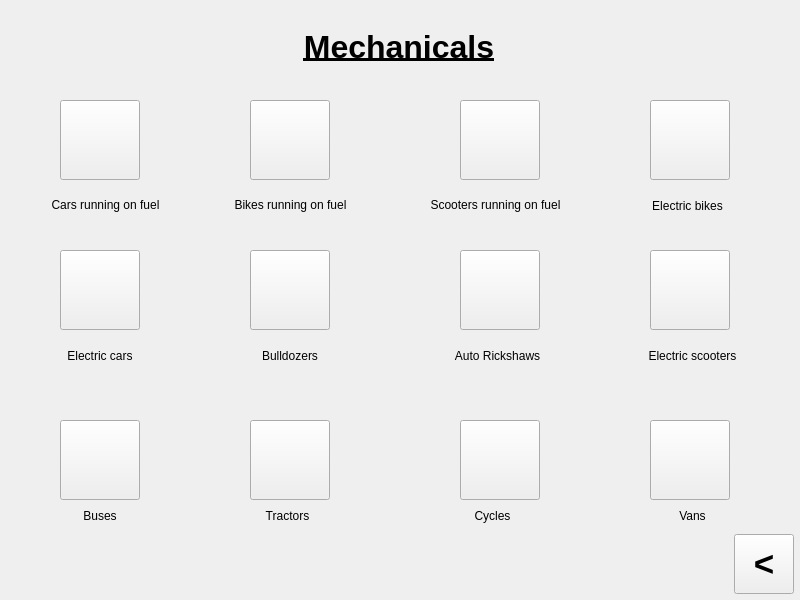
<?xml version="1.0" encoding="UTF-8"?>
<ui version="4.0">
 <class>MainWindow</class>
 <widget class="QMainWindow" name="MainWindow">
  <property name="geometry">
   <rect>
    <x>0</x>
    <y>0</y>
    <width>800</width>
    <height>600</height>
   </rect>
  </property>
  <property name="minimumSize">
   <size>
    <width>800</width>
    <height>600</height>
   </size>
  </property>
  <property name="maximumSize">
   <size>
    <width>800</width>
    <height>600</height>
   </size>
  </property>
  <property name="windowTitle">
   <string>SWEEP</string>
  </property>
  <property name="windowIcon">
   <iconset>
    <normaloff>logo.jpg</normaloff>logo.jpg</iconset>
  </property>
  <widget class="QWidget" name="centralwidget">
   <widget class="QPushButton" name="pushButton_back">
    <property name="geometry">
     <rect>
      <x>734</x>
      <y>534</y>
      <width>60</width>
      <height>60</height>
     </rect>
    </property>
    <property name="minimumSize">
     <size>
      <width>60</width>
      <height>60</height>
     </size>
    </property>
    <property name="maximumSize">
     <size>
      <width>60</width>
      <height>60</height>
     </size>
    </property>
    <property name="font">
     <font>
      <pointsize>26</pointsize>
      <weight>75</weight>
      <bold>true</bold>
     </font>
    </property>
    <property name="text">
     <string>&lt;</string>
    </property>
   </widget>
   <widget class="QLabel" name="label">
    <property name="geometry">
     <rect>
      <x>300</x>
      <y>25</y>
      <width>198</width>
      <height>45</height>
     </rect>
    </property>
    <property name="styleSheet">
     <string notr="true">color: black</string>
    </property>
    <property name="text">
     <string>&lt;html&gt;&lt;head/&gt;&lt;body&gt;&lt;p align=&quot;center&quot;&gt;&lt;span style=&quot; font-size:24pt; font-weight:600; text-decoration: underline;&quot;&gt;Mechanicals&lt;/span&gt;&lt;/p&gt;&lt;/body&gt;&lt;/html&gt;</string>
    </property>
   </widget>
   <widget class="QLabel" name="label_11">
    <property name="geometry">
     <rect>
      <x>60</x>
      <y>500</y>
      <width>80</width>
      <height>33</height>
     </rect>
    </property>
    <property name="styleSheet">
     <string notr="true">color: black</string>
    </property>
    <property name="text">
     <string>&lt;html&gt;&lt;head/&gt;&lt;body&gt;&lt;p align=&quot;center&quot;&gt;Buses&lt;/p&gt;&lt;/body&gt;&lt;/html&gt;</string>
    </property>
   </widget>
   <widget class="QLabel" name="label_6">
    <property name="geometry">
     <rect>
      <x>640</x>
      <y>190</y>
      <width>95</width>
      <height>33</height>
     </rect>
    </property>
    <property name="styleSheet">
     <string notr="true">color: black</string>
    </property>
    <property name="text">
     <string>&lt;html&gt;&lt;head/&gt;&lt;body&gt;&lt;p align=&quot;center&quot;&gt;Electric bikes&lt;/p&gt;&lt;/body&gt;&lt;/html&gt;</string>
    </property>
   </widget>
   <widget class="QPushButton" name="pushButton_tractors">
    <property name="geometry">
     <rect>
      <x>250</x>
      <y>420</y>
      <width>80</width>
      <height>80</height>
     </rect>
    </property>
    <property name="minimumSize">
     <size>
      <width>80</width>
      <height>80</height>
     </size>
    </property>
    <property name="maximumSize">
     <size>
      <width>80</width>
      <height>80</height>
     </size>
    </property>
    <property name="text">
     <string/>
    </property>
    <property name="icon">
     <iconset>
      <normaloff>tractor.png</normaloff>tractor.png</iconset>
    </property>
    <property name="iconSize">
     <size>
      <width>80</width>
      <height>100</height>
     </size>
    </property>
   </widget>
   <widget class="QLabel" name="label_5">
    <property name="geometry">
     <rect>
      <x>60</x>
      <y>340</y>
      <width>80</width>
      <height>33</height>
     </rect>
    </property>
    <property name="styleSheet">
     <string notr="true">color: black</string>
    </property>
    <property name="text">
     <string>&lt;html&gt;&lt;head/&gt;&lt;body&gt;&lt;p align=&quot;center&quot;&gt;Electric cars&lt;/p&gt;&lt;/body&gt;&lt;/html&gt;</string>
    </property>
   </widget>
   <widget class="QPushButton" name="pushButton_scooters">
    <property name="geometry">
     <rect>
      <x>460</x>
      <y>100</y>
      <width>80</width>
      <height>80</height>
     </rect>
    </property>
    <property name="minimumSize">
     <size>
      <width>80</width>
      <height>80</height>
     </size>
    </property>
    <property name="maximumSize">
     <size>
      <width>80</width>
      <height>80</height>
     </size>
    </property>
    <property name="text">
     <string/>
    </property>
    <property name="icon">
     <iconset>
      <normaloff>scooter.png</normaloff>scooter.png</iconset>
    </property>
    <property name="iconSize">
     <size>
      <width>90</width>
      <height>70</height>
     </size>
    </property>
   </widget>
   <widget class="QPushButton" name="pushButton_cycles">
    <property name="geometry">
     <rect>
      <x>460</x>
      <y>420</y>
      <width>80</width>
      <height>80</height>
     </rect>
    </property>
    <property name="minimumSize">
     <size>
      <width>80</width>
      <height>80</height>
     </size>
    </property>
    <property name="maximumSize">
     <size>
      <width>80</width>
      <height>80</height>
     </size>
    </property>
    <property name="text">
     <string/>
    </property>
    <property name="icon">
     <iconset>
      <normaloff>cycle.png</normaloff>cycle.png</iconset>
    </property>
    <property name="iconSize">
     <size>
      <width>70</width>
      <height>60</height>
     </size>
    </property>
   </widget>
   <widget class="QPushButton" name="pushButton_vans">
    <property name="geometry">
     <rect>
      <x>650</x>
      <y>420</y>
      <width>80</width>
      <height>80</height>
     </rect>
    </property>
    <property name="minimumSize">
     <size>
      <width>80</width>
      <height>80</height>
     </size>
    </property>
    <property name="maximumSize">
     <size>
      <width>80</width>
      <height>80</height>
     </size>
    </property>
    <property name="text">
     <string/>
    </property>
    <property name="icon">
     <iconset>
      <normaloff>van.png</normaloff>van.png</iconset>
    </property>
    <property name="iconSize">
     <size>
      <width>80</width>
      <height>100</height>
     </size>
    </property>
   </widget>
   <widget class="QLabel" name="label_3">
    <property name="geometry">
     <rect>
      <x>220</x>
      <y>190</y>
      <width>141</width>
      <height>31</height>
     </rect>
    </property>
    <property name="styleSheet">
     <string notr="true">color: black</string>
    </property>
    <property name="text">
     <string>&lt;html&gt;&lt;head/&gt;&lt;body&gt;&lt;p align=&quot;center&quot;&gt;Bikes running on fuel&lt;/p&gt;&lt;/body&gt;&lt;/html&gt;</string>
    </property>
   </widget>
   <widget class="QLabel" name="label_4">
    <property name="geometry">
     <rect>
      <x>420</x>
      <y>190</y>
      <width>151</width>
      <height>31</height>
     </rect>
    </property>
    <property name="styleSheet">
     <string notr="true">color: black</string>
    </property>
    <property name="text">
     <string>&lt;html&gt;&lt;head/&gt;&lt;body&gt;&lt;p align=&quot;center&quot;&gt;Scooters running on fuel&lt;/p&gt;&lt;/body&gt;&lt;/html&gt;</string>
    </property>
   </widget>
   <widget class="QLabel" name="label_10">
    <property name="geometry">
     <rect>
      <x>640</x>
      <y>500</y>
      <width>105</width>
      <height>32</height>
     </rect>
    </property>
    <property name="styleSheet">
     <string notr="true">color: black</string>
    </property>
    <property name="text">
     <string>&lt;html&gt;&lt;head/&gt;&lt;body&gt;&lt;p align=&quot;center&quot;&gt;Vans&lt;/p&gt;&lt;/body&gt;&lt;/html&gt;</string>
    </property>
   </widget>
   <widget class="QPushButton" name="pushButton_autos">
    <property name="geometry">
     <rect>
      <x>460</x>
      <y>250</y>
      <width>80</width>
      <height>80</height>
     </rect>
    </property>
    <property name="minimumSize">
     <size>
      <width>80</width>
      <height>80</height>
     </size>
    </property>
    <property name="maximumSize">
     <size>
      <width>80</width>
      <height>80</height>
     </size>
    </property>
    <property name="text">
     <string/>
    </property>
    <property name="icon">
     <iconset>
      <normaloff>auto.png</normaloff>auto.png</iconset>
    </property>
    <property name="iconSize">
     <size>
      <width>70</width>
      <height>90</height>
     </size>
    </property>
   </widget>
   <widget class="QLabel" name="label_12">
    <property name="geometry">
     <rect>
      <x>240</x>
      <y>500</y>
      <width>95</width>
      <height>33</height>
     </rect>
    </property>
    <property name="styleSheet">
     <string notr="true">color: black</string>
    </property>
    <property name="text">
     <string>&lt;html&gt;&lt;head/&gt;&lt;body&gt;&lt;p align=&quot;center&quot;&gt;Tractors&lt;/p&gt;&lt;/body&gt;&lt;/html&gt;</string>
    </property>
   </widget>
   <widget class="QPushButton" name="pushButton_elescooters">
    <property name="geometry">
     <rect>
      <x>650</x>
      <y>250</y>
      <width>80</width>
      <height>80</height>
     </rect>
    </property>
    <property name="minimumSize">
     <size>
      <width>80</width>
      <height>80</height>
     </size>
    </property>
    <property name="maximumSize">
     <size>
      <width>80</width>
      <height>80</height>
     </size>
    </property>
    <property name="text">
     <string/>
    </property>
    <property name="icon">
     <iconset>
      <normaloff>elescooter.png</normaloff>elescooter.png</iconset>
    </property>
    <property name="iconSize">
     <size>
      <width>70</width>
      <height>160</height>
     </size>
    </property>
   </widget>
   <widget class="QLabel" name="label_7">
    <property name="geometry">
     <rect>
      <x>640</x>
      <y>340</y>
      <width>105</width>
      <height>33</height>
     </rect>
    </property>
    <property name="styleSheet">
     <string notr="true">color: black</string>
    </property>
    <property name="text">
     <string>&lt;html&gt;&lt;head/&gt;&lt;body&gt;&lt;p align=&quot;center&quot;&gt;Electric scooters&lt;/p&gt;&lt;/body&gt;&lt;/html&gt;</string>
    </property>
   </widget>
   <widget class="QPushButton" name="pushButton_fuelcars">
    <property name="geometry">
     <rect>
      <x>60</x>
      <y>100</y>
      <width>80</width>
      <height>80</height>
     </rect>
    </property>
    <property name="minimumSize">
     <size>
      <width>80</width>
      <height>80</height>
     </size>
    </property>
    <property name="maximumSize">
     <size>
      <width>80</width>
      <height>80</height>
     </size>
    </property>
    <property name="text">
     <string/>
    </property>
    <property name="icon">
     <iconset>
      <normaloff>fuelcar.png</normaloff>fuelcar.png</iconset>
    </property>
    <property name="iconSize">
     <size>
      <width>70</width>
      <height>40</height>
     </size>
    </property>
   </widget>
   <widget class="QLabel" name="label_2">
    <property name="geometry">
     <rect>
      <x>40</x>
      <y>190</y>
      <width>131</width>
      <height>31</height>
     </rect>
    </property>
    <property name="styleSheet">
     <string notr="true">color: black</string>
    </property>
    <property name="text">
     <string>&lt;html&gt;&lt;head/&gt;&lt;body&gt;&lt;p align=&quot;center&quot;&gt;Cars running on fuel&lt;/p&gt;&lt;/body&gt;&lt;/html&gt;</string>
    </property>
   </widget>
   <widget class="QLabel" name="label_8">
    <property name="geometry">
     <rect>
      <x>250</x>
      <y>340</y>
      <width>80</width>
      <height>32</height>
     </rect>
    </property>
    <property name="styleSheet">
     <string notr="true">color: black</string>
    </property>
    <property name="text">
     <string>&lt;html&gt;&lt;head/&gt;&lt;body&gt;&lt;p align=&quot;center&quot;&gt;Bulldozers&lt;/p&gt;&lt;/body&gt;&lt;/html&gt;</string>
    </property>
   </widget>
   <widget class="QPushButton" name="pushButton_elebikes">
    <property name="geometry">
     <rect>
      <x>650</x>
      <y>100</y>
      <width>80</width>
      <height>80</height>
     </rect>
    </property>
    <property name="minimumSize">
     <size>
      <width>80</width>
      <height>80</height>
     </size>
    </property>
    <property name="maximumSize">
     <size>
      <width>80</width>
      <height>80</height>
     </size>
    </property>
    <property name="text">
     <string/>
    </property>
    <property name="icon">
     <iconset>
      <normaloff>elebike.png</normaloff>elebike.png</iconset>
    </property>
    <property name="iconSize">
     <size>
      <width>70</width>
      <height>100</height>
     </size>
    </property>
   </widget>
   <widget class="QPushButton" name="pushButton_fuelbikes">
    <property name="geometry">
     <rect>
      <x>250</x>
      <y>100</y>
      <width>80</width>
      <height>80</height>
     </rect>
    </property>
    <property name="minimumSize">
     <size>
      <width>80</width>
      <height>80</height>
     </size>
    </property>
    <property name="maximumSize">
     <size>
      <width>80</width>
      <height>80</height>
     </size>
    </property>
    <property name="text">
     <string/>
    </property>
    <property name="icon">
     <iconset>
      <normaloff>fuelbike.png</normaloff>fuelbike.png</iconset>
    </property>
    <property name="iconSize">
     <size>
      <width>100</width>
      <height>200</height>
     </size>
    </property>
   </widget>
   <widget class="QLabel" name="label_9">
    <property name="geometry">
     <rect>
      <x>450</x>
      <y>340</y>
      <width>95</width>
      <height>32</height>
     </rect>
    </property>
    <property name="styleSheet">
     <string notr="true">color: black</string>
    </property>
    <property name="text">
     <string>&lt;html&gt;&lt;head/&gt;&lt;body&gt;&lt;p align=&quot;center&quot;&gt;Auto Rickshaws&lt;/p&gt;&lt;/body&gt;&lt;/html&gt;</string>
    </property>
   </widget>
   <widget class="QPushButton" name="pushButton_bulldozers">
    <property name="geometry">
     <rect>
      <x>250</x>
      <y>250</y>
      <width>80</width>
      <height>80</height>
     </rect>
    </property>
    <property name="minimumSize">
     <size>
      <width>80</width>
      <height>80</height>
     </size>
    </property>
    <property name="maximumSize">
     <size>
      <width>80</width>
      <height>80</height>
     </size>
    </property>
    <property name="text">
     <string/>
    </property>
    <property name="icon">
     <iconset>
      <normaloff>bulldozer.png</normaloff>bulldozer.png</iconset>
    </property>
    <property name="iconSize">
     <size>
      <width>70</width>
      <height>100</height>
     </size>
    </property>
   </widget>
   <widget class="QPushButton" name="pushButton_buses">
    <property name="geometry">
     <rect>
      <x>60</x>
      <y>420</y>
      <width>80</width>
      <height>80</height>
     </rect>
    </property>
    <property name="minimumSize">
     <size>
      <width>80</width>
      <height>80</height>
     </size>
    </property>
    <property name="maximumSize">
     <size>
      <width>80</width>
      <height>80</height>
     </size>
    </property>
    <property name="text">
     <string/>
    </property>
    <property name="icon">
     <iconset>
      <normaloff>bus.png</normaloff>bus.png</iconset>
    </property>
    <property name="iconSize">
     <size>
      <width>80</width>
      <height>100</height>
     </size>
    </property>
   </widget>
   <widget class="QPushButton" name="pushButton_elecars">
    <property name="geometry">
     <rect>
      <x>60</x>
      <y>250</y>
      <width>80</width>
      <height>80</height>
     </rect>
    </property>
    <property name="minimumSize">
     <size>
      <width>80</width>
      <height>80</height>
     </size>
    </property>
    <property name="maximumSize">
     <size>
      <width>80</width>
      <height>80</height>
     </size>
    </property>
    <property name="text">
     <string/>
    </property>
    <property name="icon">
     <iconset>
      <normaloff>elecar.png</normaloff>elecar.png</iconset>
    </property>
    <property name="iconSize">
     <size>
      <width>80</width>
      <height>100</height>
     </size>
    </property>
   </widget>
   <widget class="QLabel" name="label_13">
    <property name="geometry">
     <rect>
      <x>440</x>
      <y>500</y>
      <width>105</width>
      <height>33</height>
     </rect>
    </property>
    <property name="styleSheet">
     <string notr="true">color: black</string>
    </property>
    <property name="text">
     <string>&lt;html&gt;&lt;head/&gt;&lt;body&gt;&lt;p align=&quot;center&quot;&gt;Cycles&lt;/p&gt;&lt;/body&gt;&lt;/html&gt;</string>
    </property>
   </widget>
   <widget class="QLabel" name="label_14">
    <property name="geometry">
     <rect>
      <x>0</x>
      <y>0</y>
      <width>800</width>
      <height>600</height>
     </rect>
    </property>
    <property name="text">
     <string/>
    </property>
    <property name="pixmap">
     <pixmap>IMG_0536.jpeg</pixmap>
    </property>
    <property name="scaledContents">
     <bool>true</bool>
    </property>
   </widget>
   <zorder>label_14</zorder>
   <zorder>pushButton_back</zorder>
   <zorder>label</zorder>
   <zorder>label_11</zorder>
   <zorder>label_6</zorder>
   <zorder>pushButton_tractors</zorder>
   <zorder>label_5</zorder>
   <zorder>pushButton_scooters</zorder>
   <zorder>pushButton_cycles</zorder>
   <zorder>pushButton_vans</zorder>
   <zorder>label_3</zorder>
   <zorder>label_4</zorder>
   <zorder>label_10</zorder>
   <zorder>pushButton_autos</zorder>
   <zorder>label_12</zorder>
   <zorder>pushButton_elescooters</zorder>
   <zorder>label_7</zorder>
   <zorder>pushButton_fuelcars</zorder>
   <zorder>label_2</zorder>
   <zorder>label_8</zorder>
   <zorder>pushButton_elebikes</zorder>
   <zorder>pushButton_fuelbikes</zorder>
   <zorder>label_9</zorder>
   <zorder>pushButton_bulldozers</zorder>
   <zorder>pushButton_buses</zorder>
   <zorder>pushButton_elecars</zorder>
   <zorder>label_13</zorder>
  </widget>
 </widget>
 <resources/>
 <connections/>
</ui>
